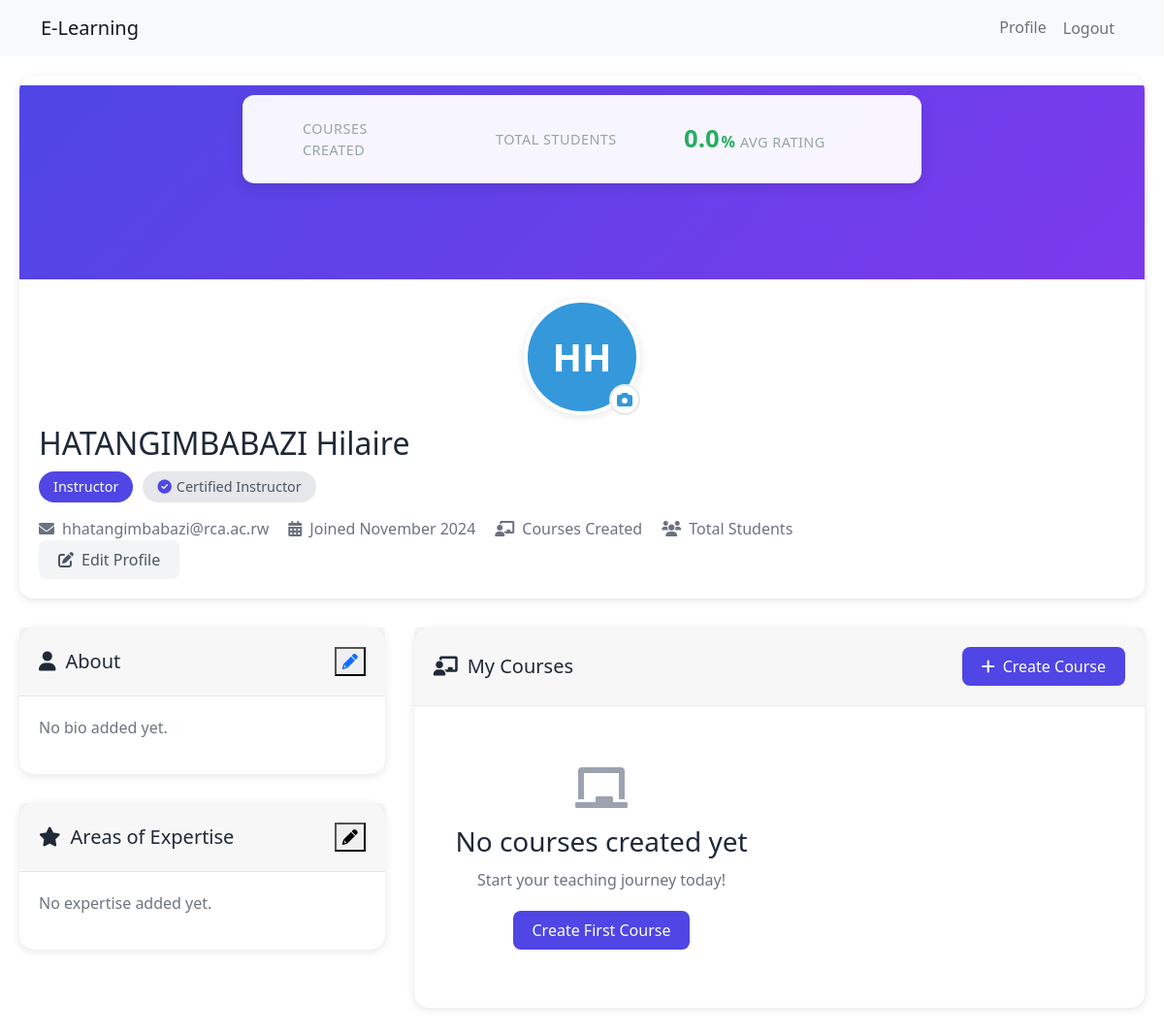
The app's page /users/profile/2/ (signed in), older data.
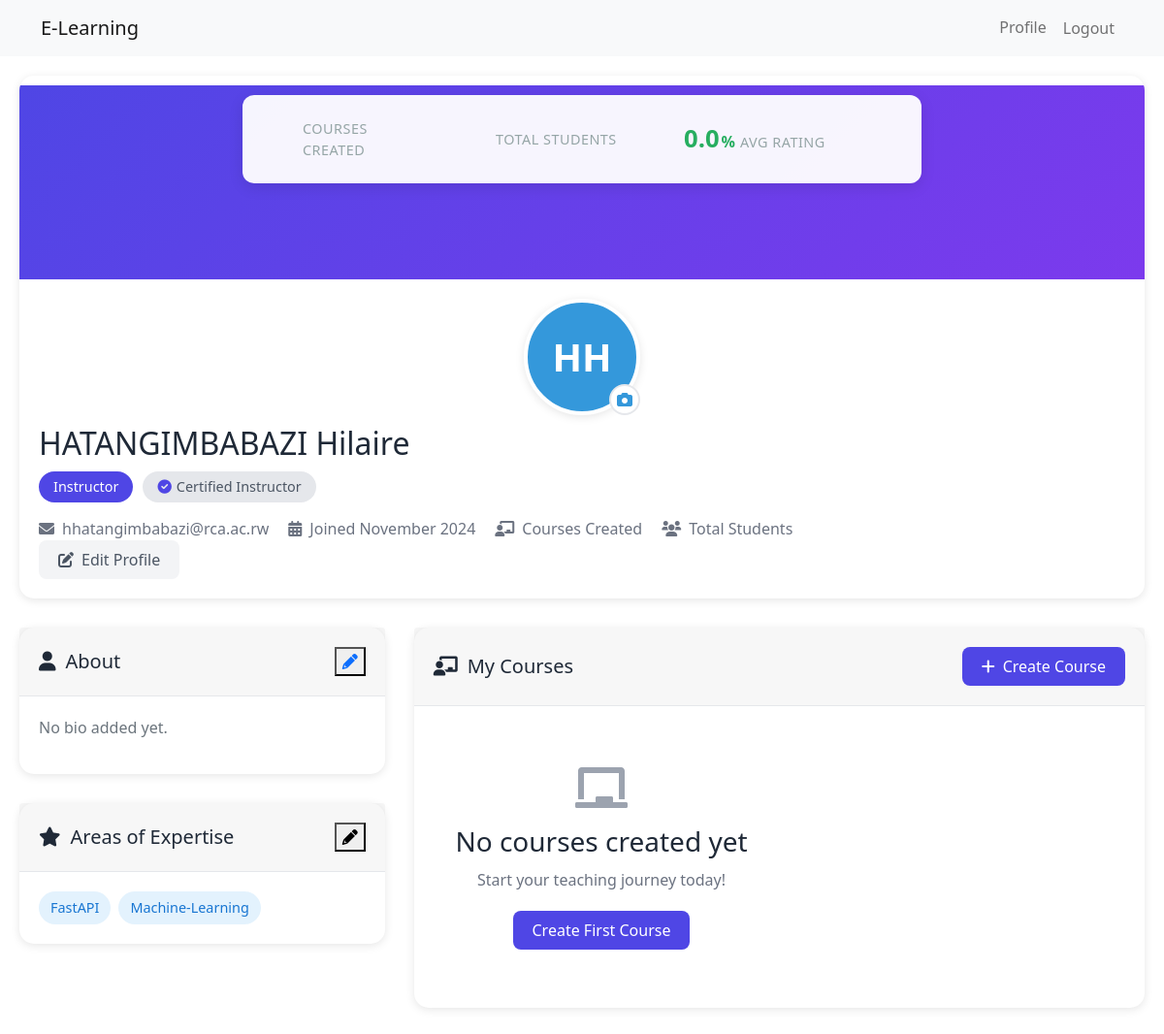
The same page, newer data.
### users/models.py (models this page shows)
class Expertise(models.Model):
    name = models.CharField(max_length=100)
    def __str__(self):
        return self.name
    class Meta:
        verbose_name_plural = "Expertise"

### users/views.py (the view)
# urls.py: path('profile/<int:user_id>/', views.profile_view, name='profile'),
@login_required
def profile_view(request, user_id):
    profile_user = get_object_or_404(User, id=user_id)
    is_owner = request.user == profile_user
    is_instructor = profile_user.role == 'instructor'
    context = {
        'profile_user': profile_user,
        'is_owner': is_owner,
        'is_instructor': is_instructor,
    }
    if is_owner:
        if is_instructor:
            context['expertise_form'] = InstructorProfileForm(instance=profile_user.profile)
        else:
            context['skills_form'] = StudentProfileForm(instance=profile_user.profile)
    return render(request, 'users/profile.html', context)

### templates/users/profile.html (shortened to what the changed rows need)
{% extends "base.html" %} {% load static %} {% block extra_css %}
<link rel="stylesheet" href="{% static 'css/profile.css' %}" />
{% endblock %} {% block content %}
<div class="profile-wrapper">
  <div class="profile-header-card">
    <div class="profile-main">
      <div class="profile-info">
        <h1 class="profile-name">{{ profile_user.get_full_name }}</h1>
      </div>
    </div>
  </div>
  <div class="profile-content">
    <div class="content-grid">
      <div class="left-column">
        <div class="profile-card about-card">
          <div class="card-header">
            <h2><i class="fas fa-user"></i> About</h2>
          </div>
        </div>
        {% if is_instructor %}
        <div class="profile-card expertise-card">
          <div class="card-header">
            <h2><i class="fas fa-star"></i> Areas of Expertise</h2>
          </div>
          <div class="card-body">
            {% if profile_user.profile.expertise.all %}
            <div class="expertise-tags">
              {% for expertise in profile_user.profile.expertise.all %}
              <span class="expertise-tag">{{ expertise.name }}</span>
              {% endfor %}
            </div>
            {% else %}
            <p class="text-muted">No expertise added yet.</p>
            {% endif %}
          </div>
        </div>
        {% endif %}
      </div>
      <div class="right-column">
        {% if is_instructor %}
        <div class="profile-card courses-card">
          <div class="card-header">
            <h2><i class="fas fa-chalkboard-teacher"></i> My Courses</h2>
          </div>
        </div>
        {% endif %}
      </div>
    </div>
  </div>
</div>
{% endblock %}

Row changes from the older to the newer data that the page shows:
added Expertise: name "FastAPI"
added Expertise: name "Machine-Learning"
Text that changed along with them:
text no longer shown: "No expertise added yet."
